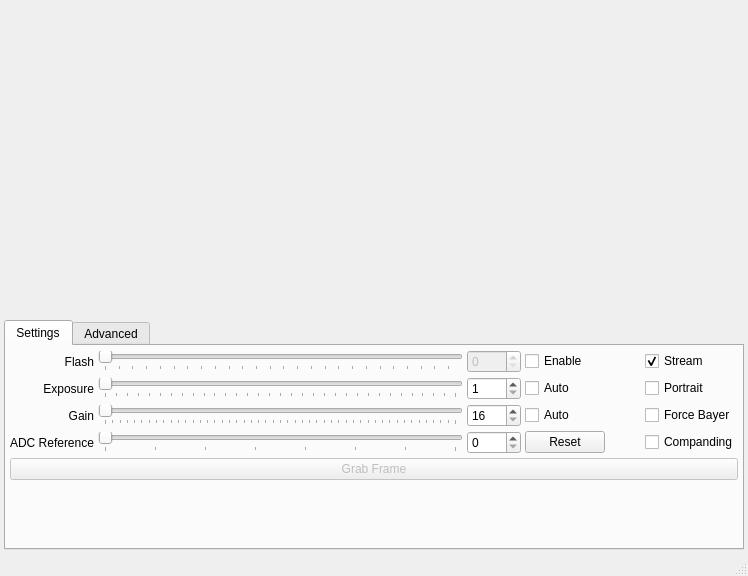
<?xml version="1.0" encoding="UTF-8"?>
<ui version="4.0">
 <class>MainWindow</class>
 <widget class="QMainWindow" name="MainWindow">
  <property name="geometry">
   <rect>
    <x>0</x>
    <y>0</y>
    <width>748</width>
    <height>576</height>
   </rect>
  </property>
  <property name="windowTitle">
   <string>Iconograph</string>
  </property>
  <widget class="QWidget" name="centralWidget">
   <layout class="QGridLayout" name="gridLayout_2">
    <property name="leftMargin">
     <number>4</number>
    </property>
    <property name="topMargin">
     <number>4</number>
    </property>
    <property name="rightMargin">
     <number>4</number>
    </property>
    <property name="bottomMargin">
     <number>4</number>
    </property>
    <property name="spacing">
     <number>4</number>
    </property>
    <item row="0" column="0">
     <widget class="QLabel" name="canvas">
      <property name="sizePolicy">
       <sizepolicy hsizetype="Ignored" vsizetype="Ignored">
        <horstretch>1</horstretch>
        <verstretch>1</verstretch>
       </sizepolicy>
      </property>
      <property name="text">
       <string/>
      </property>
      <property name="scaledContents">
       <bool>false</bool>
      </property>
      <property name="alignment">
       <set>Qt::AlignCenter</set>
      </property>
     </widget>
    </item>
    <item row="1" column="0">
     <widget class="QTabWidget" name="tabs">
      <property name="tabPosition">
       <enum>QTabWidget::North</enum>
      </property>
      <property name="tabShape">
       <enum>QTabWidget::Rounded</enum>
      </property>
      <property name="currentIndex">
       <number>0</number>
      </property>
      <widget class="QWidget" name="settingsTab">
       <attribute name="title">
        <string>Settings</string>
       </attribute>
       <layout class="QGridLayout" name="gridLayout">
        <property name="leftMargin">
         <number>4</number>
        </property>
        <property name="topMargin">
         <number>4</number>
        </property>
        <property name="rightMargin">
         <number>4</number>
        </property>
        <property name="bottomMargin">
         <number>4</number>
        </property>
        <property name="spacing">
         <number>4</number>
        </property>
        <item row="1" column="5">
         <widget class="QCheckBox" name="portraitCheck">
          <property name="text">
           <string>Portrait</string>
          </property>
         </widget>
        </item>
        <item row="3" column="0">
         <widget class="QLabel" name="gainLabel">
          <property name="text">
           <string>Gain</string>
          </property>
          <property name="alignment">
           <set>Qt::AlignRight|Qt::AlignTrailing|Qt::AlignVCenter</set>
          </property>
         </widget>
        </item>
        <item row="3" column="5">
         <widget class="QCheckBox" name="colourCheck">
          <property name="text">
           <string>Force Bayer</string>
          </property>
         </widget>
        </item>
        <item row="1" column="0">
         <widget class="QLabel" name="exposureLabel">
          <property name="text">
           <string>Exposure</string>
          </property>
          <property name="alignment">
           <set>Qt::AlignRight|Qt::AlignTrailing|Qt::AlignVCenter</set>
          </property>
         </widget>
        </item>
        <item row="1" column="2">
         <widget class="QSpinBox" name="exposureSpin">
          <property name="minimum">
           <number>1</number>
          </property>
          <property name="maximum">
           <number>1024</number>
          </property>
         </widget>
        </item>
        <item row="6" column="4">
         <spacer name="horizontalSpacer">
          <property name="orientation">
           <enum>Qt::Horizontal</enum>
          </property>
          <property name="sizeHint" stdset="0">
           <size>
            <width>32</width>
            <height>20</height>
           </size>
          </property>
         </spacer>
        </item>
        <item row="0" column="0">
         <widget class="QLabel" name="flashLabel">
          <property name="text">
           <string>Flash</string>
          </property>
          <property name="alignment">
           <set>Qt::AlignRight|Qt::AlignTrailing|Qt::AlignVCenter</set>
          </property>
         </widget>
        </item>
        <item row="0" column="3">
         <widget class="QCheckBox" name="flashCheck">
          <property name="text">
           <string>Enable</string>
          </property>
         </widget>
        </item>
        <item row="0" column="1">
         <widget class="QSlider" name="flashSlider">
          <property name="enabled">
           <bool>false</bool>
          </property>
          <property name="sizePolicy">
           <sizepolicy hsizetype="Expanding" vsizetype="Fixed">
            <horstretch>1</horstretch>
            <verstretch>0</verstretch>
           </sizepolicy>
          </property>
          <property name="maximum">
           <number>255</number>
          </property>
          <property name="pageStep">
           <number>10</number>
          </property>
          <property name="tracking">
           <bool>true</bool>
          </property>
          <property name="orientation">
           <enum>Qt::Horizontal</enum>
          </property>
          <property name="tickPosition">
           <enum>QSlider::TicksBelow</enum>
          </property>
          <property name="tickInterval">
           <number>10</number>
          </property>
         </widget>
        </item>
        <item row="0" column="2">
         <widget class="QSpinBox" name="flashSpin">
          <property name="enabled">
           <bool>false</bool>
          </property>
          <property name="maximum">
           <number>255</number>
          </property>
         </widget>
        </item>
        <item row="1" column="3">
         <widget class="QCheckBox" name="exposureCheck">
          <property name="text">
           <string>Auto</string>
          </property>
         </widget>
        </item>
        <item row="1" column="1">
         <widget class="QSlider" name="exposureSlider">
          <property name="minimum">
           <number>1</number>
          </property>
          <property name="maximum">
           <number>1024</number>
          </property>
          <property name="singleStep">
           <number>8</number>
          </property>
          <property name="pageStep">
           <number>32</number>
          </property>
          <property name="orientation">
           <enum>Qt::Horizontal</enum>
          </property>
          <property name="tickPosition">
           <enum>QSlider::TicksBelow</enum>
          </property>
          <property name="tickInterval">
           <number>32</number>
          </property>
         </widget>
        </item>
        <item row="6" column="1">
         <widget class="QSlider" name="adcSlider">
          <property name="maximum">
           <number>7</number>
          </property>
          <property name="orientation">
           <enum>Qt::Horizontal</enum>
          </property>
          <property name="invertedAppearance">
           <bool>false</bool>
          </property>
          <property name="invertedControls">
           <bool>false</bool>
          </property>
          <property name="tickPosition">
           <enum>QSlider::TicksBelow</enum>
          </property>
          <property name="tickInterval">
           <number>1</number>
          </property>
         </widget>
        </item>
        <item row="6" column="0">
         <widget class="QLabel" name="adcLabel">
          <property name="text">
           <string>ADC Reference</string>
          </property>
          <property name="alignment">
           <set>Qt::AlignRight|Qt::AlignTrailing|Qt::AlignVCenter</set>
          </property>
         </widget>
        </item>
        <item row="3" column="1">
         <widget class="QSlider" name="gainSlider">
          <property name="minimum">
           <number>16</number>
          </property>
          <property name="maximum">
           <number>64</number>
          </property>
          <property name="pageStep">
           <number>8</number>
          </property>
          <property name="orientation">
           <enum>Qt::Horizontal</enum>
          </property>
          <property name="tickPosition">
           <enum>QSlider::TicksBelow</enum>
          </property>
          <property name="tickInterval">
           <number>1</number>
          </property>
         </widget>
        </item>
        <item row="6" column="2">
         <widget class="QSpinBox" name="adcSpin">
          <property name="maximum">
           <number>7</number>
          </property>
         </widget>
        </item>
        <item row="3" column="2">
         <widget class="QSpinBox" name="gainSpin">
          <property name="suffix">
           <string/>
          </property>
          <property name="minimum">
           <number>16</number>
          </property>
          <property name="maximum">
           <number>64</number>
          </property>
         </widget>
        </item>
        <item row="3" column="3">
         <widget class="QCheckBox" name="gainCheck">
          <property name="text">
           <string>Auto</string>
          </property>
         </widget>
        </item>
        <item row="6" column="5">
         <widget class="QCheckBox" name="compandingCheck">
          <property name="text">
           <string>Companding</string>
          </property>
         </widget>
        </item>
        <item row="8" column="1">
         <spacer name="verticalSpacer">
          <property name="orientation">
           <enum>Qt::Vertical</enum>
          </property>
          <property name="sizeHint" stdset="0">
           <size>
            <width>20</width>
            <height>40</height>
           </size>
          </property>
         </spacer>
        </item>
        <item row="6" column="3">
         <widget class="QPushButton" name="adcReset">
          <property name="text">
           <string>Reset</string>
          </property>
         </widget>
        </item>
        <item row="7" column="0" colspan="6">
         <widget class="QPushButton" name="grabFrame">
          <property name="enabled">
           <bool>false</bool>
          </property>
          <property name="text">
           <string>Grab Frame</string>
          </property>
         </widget>
        </item>
        <item row="0" column="5">
         <widget class="QCheckBox" name="streamCheck">
          <property name="text">
           <string>Stream</string>
          </property>
          <property name="checked">
           <bool>true</bool>
          </property>
         </widget>
        </item>
       </layout>
      </widget>
      <widget class="QWidget" name="advancedTab">
       <attribute name="title">
        <string>Advanced</string>
       </attribute>
       <layout class="QGridLayout" name="gridLayout_3">
        <property name="leftMargin">
         <number>4</number>
        </property>
        <property name="topMargin">
         <number>4</number>
        </property>
        <property name="rightMargin">
         <number>4</number>
        </property>
        <property name="bottomMargin">
         <number>4</number>
        </property>
        <property name="spacing">
         <number>4</number>
        </property>
        <item row="0" column="0">
         <widget class="QTableView" name="advancedTable">
          <property name="sizePolicy">
           <sizepolicy hsizetype="Expanding" vsizetype="Expanding">
            <horstretch>0</horstretch>
            <verstretch>0</verstretch>
           </sizepolicy>
          </property>
          <property name="sizeAdjustPolicy">
           <enum>QAbstractScrollArea::AdjustIgnored</enum>
          </property>
          <property name="alternatingRowColors">
           <bool>true</bool>
          </property>
          <property name="showGrid">
           <bool>false</bool>
          </property>
          <property name="wordWrap">
           <bool>false</bool>
          </property>
          <attribute name="horizontalHeaderCascadingSectionResizes">
           <bool>false</bool>
          </attribute>
          <attribute name="horizontalHeaderStretchLastSection">
           <bool>false</bool>
          </attribute>
          <attribute name="verticalHeaderVisible">
           <bool>false</bool>
          </attribute>
         </widget>
        </item>
       </layout>
      </widget>
     </widget>
    </item>
   </layout>
  </widget>
  <widget class="QMenuBar" name="menu">
   <property name="geometry">
    <rect>
     <x>0</x>
     <y>0</y>
     <width>748</width>
     <height>19</height>
    </rect>
   </property>
  </widget>
  <widget class="QStatusBar" name="status">
   <property name="sizeGripEnabled">
    <bool>true</bool>
   </property>
  </widget>
 </widget>
 <layoutdefault spacing="6" margin="11"/>
 <resources/>
 <connections>
  <connection>
   <sender>flashSlider</sender>
   <signal>valueChanged(int)</signal>
   <receiver>flashSpin</receiver>
   <slot>setValue(int)</slot>
   <hints>
    <hint type="sourcelabel">
     <x>317</x>
     <y>518</y>
    </hint>
    <hint type="destinationlabel">
     <x>579</x>
     <y>519</y>
    </hint>
   </hints>
  </connection>
  <connection>
   <sender>flashSpin</sender>
   <signal>valueChanged(int)</signal>
   <receiver>flashSlider</receiver>
   <slot>setValue(int)</slot>
   <hints>
    <hint type="sourcelabel">
     <x>579</x>
     <y>519</y>
    </hint>
    <hint type="destinationlabel">
     <x>317</x>
     <y>518</y>
    </hint>
   </hints>
  </connection>
  <connection>
   <sender>flashCheck</sender>
   <signal>toggled(bool)</signal>
   <receiver>flashSlider</receiver>
   <slot>setEnabled(bool)</slot>
   <hints>
    <hint type="sourcelabel">
     <x>650</x>
     <y>518</y>
    </hint>
    <hint type="destinationlabel">
     <x>317</x>
     <y>518</y>
    </hint>
   </hints>
  </connection>
  <connection>
   <sender>flashCheck</sender>
   <signal>toggled(bool)</signal>
   <receiver>flashSpin</receiver>
   <slot>setEnabled(bool)</slot>
   <hints>
    <hint type="sourcelabel">
     <x>650</x>
     <y>518</y>
    </hint>
    <hint type="destinationlabel">
     <x>579</x>
     <y>519</y>
    </hint>
   </hints>
  </connection>
  <connection>
   <sender>exposureSpin</sender>
   <signal>valueChanged(int)</signal>
   <receiver>exposureSlider</receiver>
   <slot>setValue(int)</slot>
   <hints>
    <hint type="sourcelabel">
     <x>579</x>
     <y>544</y>
    </hint>
    <hint type="destinationlabel">
     <x>317</x>
     <y>543</y>
    </hint>
   </hints>
  </connection>
  <connection>
   <sender>exposureSlider</sender>
   <signal>valueChanged(int)</signal>
   <receiver>exposureSpin</receiver>
   <slot>setValue(int)</slot>
   <hints>
    <hint type="sourcelabel">
     <x>317</x>
     <y>543</y>
    </hint>
    <hint type="destinationlabel">
     <x>579</x>
     <y>544</y>
    </hint>
   </hints>
  </connection>
  <connection>
   <sender>exposureCheck</sender>
   <signal>toggled(bool)</signal>
   <receiver>exposureSlider</receiver>
   <slot>setDisabled(bool)</slot>
   <hints>
    <hint type="sourcelabel">
     <x>650</x>
     <y>543</y>
    </hint>
    <hint type="destinationlabel">
     <x>317</x>
     <y>543</y>
    </hint>
   </hints>
  </connection>
  <connection>
   <sender>exposureCheck</sender>
   <signal>toggled(bool)</signal>
   <receiver>exposureSpin</receiver>
   <slot>setDisabled(bool)</slot>
   <hints>
    <hint type="sourcelabel">
     <x>650</x>
     <y>543</y>
    </hint>
    <hint type="destinationlabel">
     <x>579</x>
     <y>544</y>
    </hint>
   </hints>
  </connection>
  <connection>
   <sender>gainSpin</sender>
   <signal>valueChanged(int)</signal>
   <receiver>gainSlider</receiver>
   <slot>setValue(int)</slot>
   <hints>
    <hint type="sourcelabel">
     <x>579</x>
     <y>569</y>
    </hint>
    <hint type="destinationlabel">
     <x>317</x>
     <y>568</y>
    </hint>
   </hints>
  </connection>
  <connection>
   <sender>gainSlider</sender>
   <signal>valueChanged(int)</signal>
   <receiver>gainSpin</receiver>
   <slot>setValue(int)</slot>
   <hints>
    <hint type="sourcelabel">
     <x>317</x>
     <y>568</y>
    </hint>
    <hint type="destinationlabel">
     <x>579</x>
     <y>569</y>
    </hint>
   </hints>
  </connection>
  <connection>
   <sender>gainCheck</sender>
   <signal>toggled(bool)</signal>
   <receiver>gainSpin</receiver>
   <slot>setDisabled(bool)</slot>
   <hints>
    <hint type="sourcelabel">
     <x>650</x>
     <y>568</y>
    </hint>
    <hint type="destinationlabel">
     <x>579</x>
     <y>569</y>
    </hint>
   </hints>
  </connection>
  <connection>
   <sender>gainCheck</sender>
   <signal>toggled(bool)</signal>
   <receiver>gainSlider</receiver>
   <slot>setDisabled(bool)</slot>
   <hints>
    <hint type="sourcelabel">
     <x>650</x>
     <y>568</y>
    </hint>
    <hint type="destinationlabel">
     <x>317</x>
     <y>568</y>
    </hint>
   </hints>
  </connection>
  <connection>
   <sender>adcSpin</sender>
   <signal>valueChanged(int)</signal>
   <receiver>adcSlider</receiver>
   <slot>setValue(int)</slot>
   <hints>
    <hint type="sourcelabel">
     <x>579</x>
     <y>594</y>
    </hint>
    <hint type="destinationlabel">
     <x>317</x>
     <y>593</y>
    </hint>
   </hints>
  </connection>
  <connection>
   <sender>adcSlider</sender>
   <signal>valueChanged(int)</signal>
   <receiver>adcSpin</receiver>
   <slot>setValue(int)</slot>
   <hints>
    <hint type="sourcelabel">
     <x>317</x>
     <y>593</y>
    </hint>
    <hint type="destinationlabel">
     <x>579</x>
     <y>594</y>
    </hint>
   </hints>
  </connection>
  <connection>
   <sender>streamCheck</sender>
   <signal>toggled(bool)</signal>
   <receiver>grabFrame</receiver>
   <slot>setDisabled(bool)</slot>
   <hints>
    <hint type="sourcelabel">
     <x>695</x>
     <y>360</y>
    </hint>
    <hint type="destinationlabel">
     <x>373</x>
     <y>468</y>
    </hint>
   </hints>
  </connection>
 </connections>
</ui>
